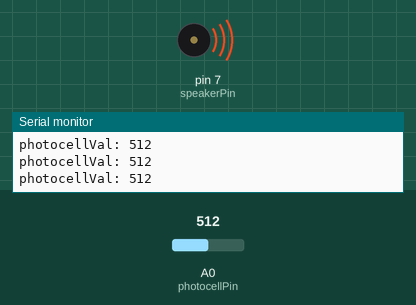
A sketch run on a simulated Arduino Uno, built with avr-gcc and run on an emulated ATmega328P. On the bench: buzzer (waves = sounding), the last lines printed to the serial monitor. The inputs (shaded band) are chosen by the test bench; at power-on: A0 (photocellPin) = 512.

Above: at 0.75 s.
1.3 s: A0 (photocellPin) set to 0
At 2.3 s:
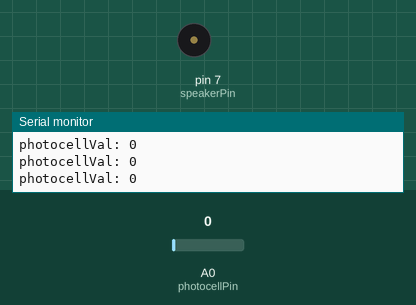
4.3 s: A0 (photocellPin) set to 122
At 4.47 s:
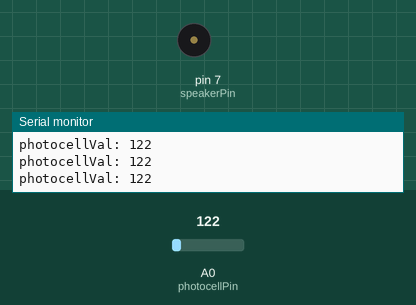
7.3 s: A0 (photocellPin) set to 1023
Timing chart, 0 to 14.8 s (numbered marks = the images above; inputs shaded):
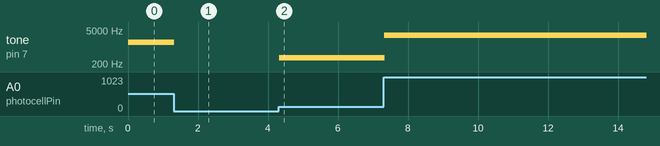

Measured:
- after the input at 1.3 s, tone on pin 7 (speakerPin): goes on until 1.3 s, then stays silent
- after the input at 4.3 s, tone on pin 7 (speakerPin): alternates 366 Hz for 0.01 s and silent for 0.01 s, starting at once
- by itself, tone on pin 7 (speakerPin): repeats every 0.02 s: silent 0.01 s, 1536 Hz 0.01 s

The sketch:

lab6.ino
```cpp
/* Theremin
 * --------
 *
 * Created 24 October 2006
 * copyleft 2006 Tod E. Kurt tod@todbot.com
 * http://todbot.com/
 *
 * Adapted by Noura Howell, 2 October 2017
 * http://nourahowell.com/
 */

int photocellPin = 0;
int speakerPin = 7;

int photocellVal = 0;
int toneVal;

// try changing the noteDuration to hear how that changes the sound
int noteDuration = 10; // ms

void setup() {
  pinMode(speakerPin, OUTPUT);
  Serial.begin(9600);
}

void loop() {
  // read the value from the sensor
  photocellVal = analogRead(photocellPin);
  Serial.print("photocellVal: ");Serial.println(photocellVal);

  // decide what tone to play based on the sensor value
  // try changing this calculation to hear how that changes the sound
  toneVal = photocellVal * 3;

  // play the tone
  tone(speakerPin, toneVal, noteDuration);
  // to distinguish the notes, set a minimum time between them.
  // the note's duration + 30% seems to work well:
  // try changing the pauseBetweenNotes to hear how that changes the sound
  int pauseBetweenNotes = noteDuration * 1.3;
  delay(pauseBetweenNotes);
  // stop the tone playing:
  noTone(8);
}
```
